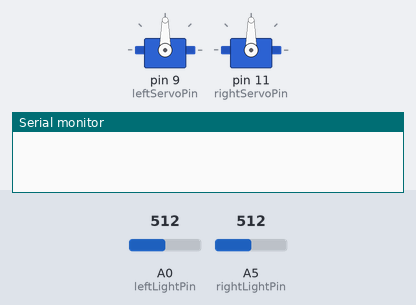
Recording of a sketch running on a simulated Arduino Uno, built with avr-gcc and run on an emulated ATmega328P. Parts: 2 × servo, the last lines printed to the serial monitor. The inputs (shaded band) are chosen by the test bench; at power-on: A0 (leftLightPin) = 512, A5 (rightLightPin) = 512.

Above: at 1.5 s.
1.6 s: A0 (leftLightPin) set to 533
3.4 s: A0 (leftLightPin) set to 557
At 4.9 s:
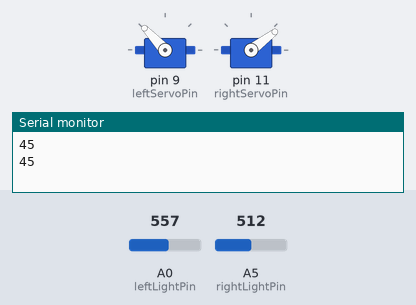
5.2 s: A5 (rightLightPin) set to 716
At 6.1 s:
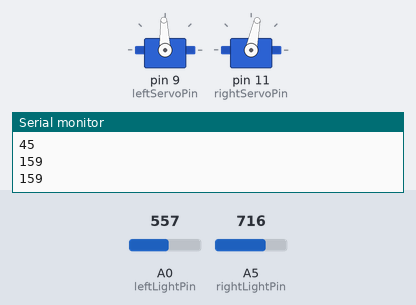
6.7 s: A5 (rightLightPin) set to 900
At 7.3 s:
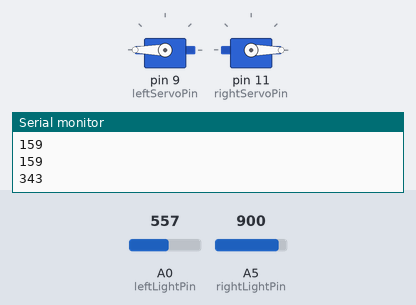
8.2 s: A0 (leftLightPin) set to 716
At 9.4 s:
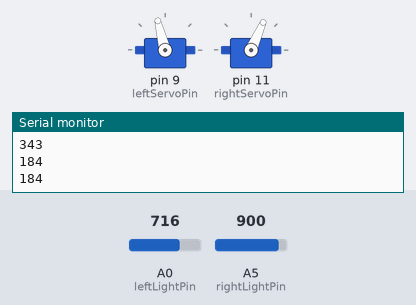
9.7 s: A5 (rightLightPin) set to 1023
At 10.9 s:
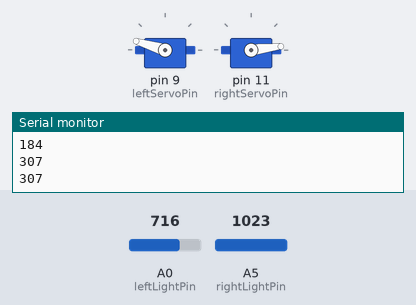
Timing chart, 0 to 12.2 s (numbered marks = the images above; inputs shaded):
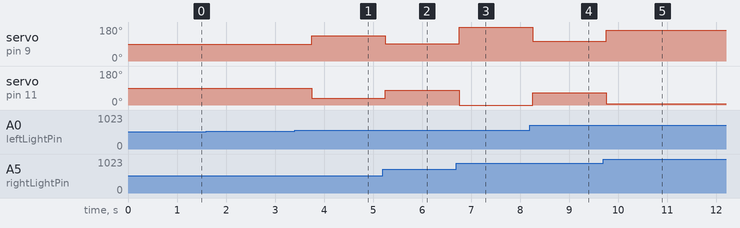

The sketch:

nedc.ino
```cpp
#include <Servo.h>


int leftServoPin = 9;
Servo left;

int rightServoPin = 11;
Servo right;

int leftLightPin = 0;

int rightLightPin = 5;


void setup() {
    Serial.begin(9600);
    left.attach(leftServoPin);
    right.attach(rightServoPin);
}

void loop() {
    int leftLightValue = analogRead(leftLightPin);
    int rightLightValue = analogRead(rightLightPin);

    int num = leftLightValue-rightLightValue;

    if(num<-30){
      num = (-1)*num;
      Serial.println(num);
      num = map(num,30,300,30,160);

      left.write(num);
      right.write(170-num);
    }else if(num>30){
      Serial.println(num);
      num = map(num,30,300,30,160);
      left.write(170-num);
      right.write(num);
    }
    delay(750);


}
```

Measured:
- the behaviour switches between 542 and 543 on A0 (leftLightPin) (found by bisection; images 0 and 1)
- after the input at 1.6 s, every drawn part: stays the same
- after the input at 3.4 s, servo on pin 9 (leftServoPin): 90° → 133° after 0.35 s; servo on pin 11 (rightServoPin): 90° → 37° after 0.35 s
- after the input at 5.2 s, servo on pin 9 (leftServoPin): 133° → 92° after 0.05 s; servo on pin 11 (rightServoPin): 37° → 78° after 0.05 s
- after the input at 6.7 s, servo on pin 9 (leftServoPin): 92° → 180° after 0.05 s; servo on pin 11 (rightServoPin): 78° → 0° after 0.05 s
- after the input at 8.2 s, servo on pin 9 (leftServoPin): 180° → 104° after 0.06 s; servo on pin 11 (rightServoPin): 0° → 66° after 0.06 s
- after the input at 9.7 s, servo on pin 9 (leftServoPin): 104° → 163° after 0.06 s; servo on pin 11 (rightServoPin): 66° → 7° after 0.06 s
